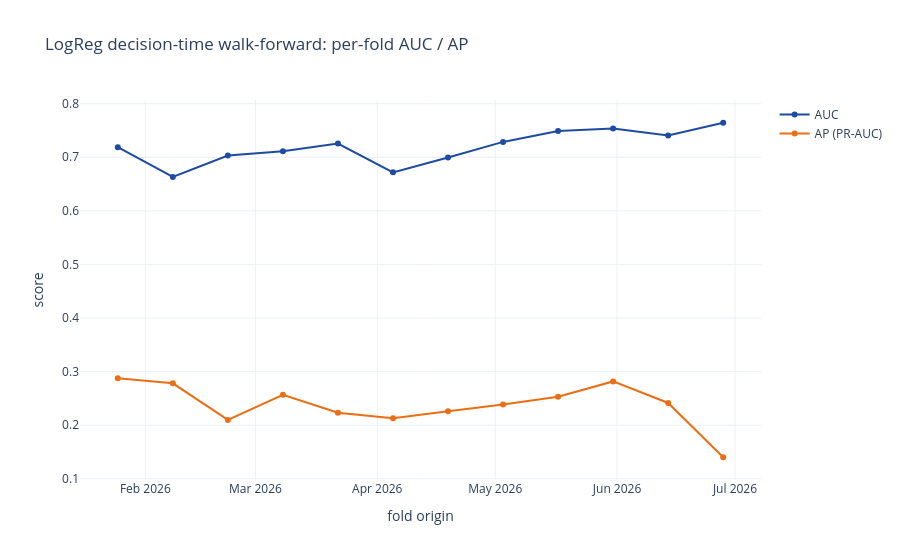

Write notebook code for a chart like this one.
### Markdown cell above
## 2 - Decision-time walk-forward evaluation

`src.training.walk_forward_eval` fits the frozen-hp calibrated pipeline on each fold's train and scores its decision-time test.

### Code cell
_step("decision-time walk-forward (fit+calibrate per fold; heavy)...")
wfres = T.walk_forward_eval("logreg", n_folds=12)
pf = pd.DataFrame(wfres["per_fold"]); display(pf.round(4))
print("aggregate (mean +/- std):",
      {k: f"{v['mean']:.4f}+/-{v['std']:.4f}" for k, v in wfres["aggregate"].items()})
fig = go.Figure()
fig.add_scatter(x=pf["origin"], y=pf["auc"], mode="lines+markers", name="AUC", line=dict(color=BRAND["blue"]))
fig.add_scatter(x=pf["origin"], y=pf["ap"],  mode="lines+markers", name="AP (PR-AUC)", line=dict(color=BRAND["orange"]))
fig.update_layout(title="LogReg decision-time walk-forward: per-fold AUC / AP",
                  xaxis_title="fold origin", yaxis_title="score")
fig.show()

### Figure 1 — Plotly figure (JSON) as saved in the notebook; plotly's stock layout.template omitted (floating-point values rounded to 4 significant figures)
{"data": [{"line": {"color": "#1E4BA1"}, "mode": "lines+markers", "name": "AUC", "type": "scatter", "x": ["2026-01-25", "2026-02-08", "2026-02-22", "2026-03-08", "2026-03-22", "2026-04-05", "2026-04-19", "2026-05-03", "2026-05-17", "2026-05-31", "2026-06-14", "2026-06-28"], "y": [0.7189, 0.6632, 0.7034, 0.7111, 0.7255, 0.6718, 0.6996, 0.7287, 0.7489, 0.7538, 0.7406, 0.7644]}, {"line": {"color": "#EB6E14"}, "mode": "lines+markers", "name": "AP (PR-AUC)", "type": "scatter", "x": ["2026-01-25", "2026-02-08", "2026-02-22", "2026-03-08", "2026-03-22", "2026-04-05", "2026-04-19", "2026-05-03", "2026-05-17", "2026-05-31", "2026-06-14", "2026-06-28"], "y": [0.2878, 0.2781, 0.2098, 0.2567, 0.2232, 0.2129, 0.226, 0.2385, 0.2531, 0.2817, 0.2415, 0.1402]}], "layout": {"title": {"text": "LogReg decision-time walk-forward: per-fold AUC / AP"}, "xaxis": {"title": {"text": "fold origin"}}, "yaxis": {"title": {"text": "score"}}}}
